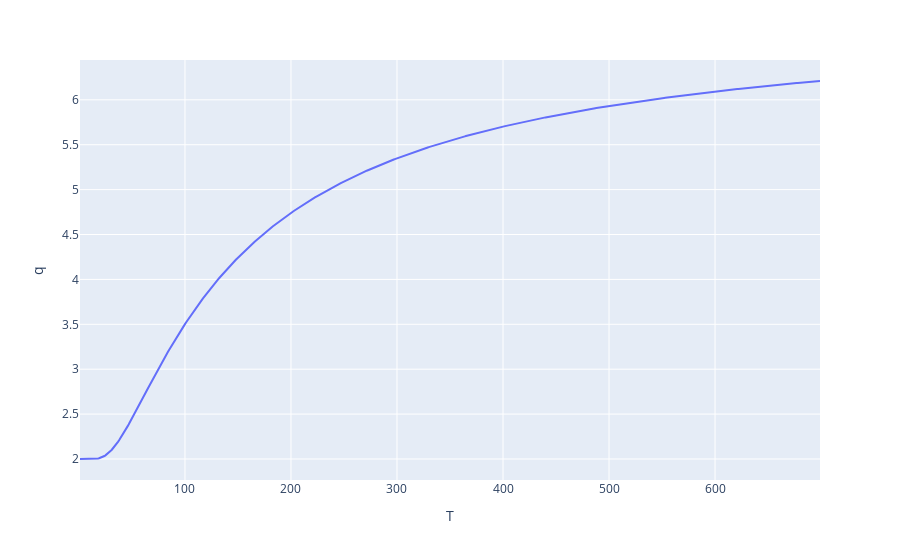

Write notebook code for a chart like this one.
### Code cell
px.line(df, x="T", y="q")

### Figure 1 — Plotly figure (JSON) as saved in the notebook; plotly's stock layout.template omitted (floating-point values rounded to 4 significant figures; data arrays with more than 128 entries replaced by an {"elided": "..."} marker saying what was removed)
{"data": [{"hovertemplate": "T=%{x}<br>q=%{y}<extra></extra>", "legendgroup": "", "line": {"color": "#636efa", "dash": "solid"}, "marker": {"symbol": "circle"}, "mode": "lines", "name": "", "orientation": "v", "showlegend": false, "type": "scatter", "x": {"elided": "699 int values"}, "xaxis": "x", "y": {"elided": "699 float values"}, "yaxis": "y"}], "layout": {"legend": {"tracegroupgap": 0}, "margin": {"t": 60}, "xaxis": {"anchor": "y", "domain": [0, 1], "title": {"text": "T"}}, "yaxis": {"anchor": "x", "domain": [0, 1], "title": {"text": "q"}}}}
